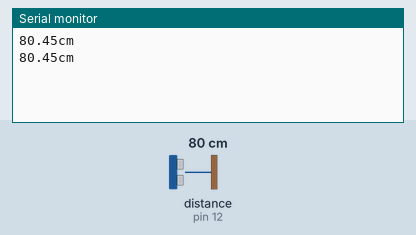
A sketch run on a simulated Arduino Uno, built with avr-gcc and run on an emulated ATmega328P. Shown: the last lines printed to the serial monitor. Wiring (inferred from the names in the program): ultrasonic range finder: trigger pin 13; echo pin 12. Inputs (shaded band) come from the test bench; at power-on: distance to the obstacle (sensor on pin 12) 80 cm. The echo pulse lasts 58.3 µs per cm.

Above: at 1.8 s.
1.9 s: distance to the obstacle (sensor on pin 12) set to 2 cm
At 2.8 s:
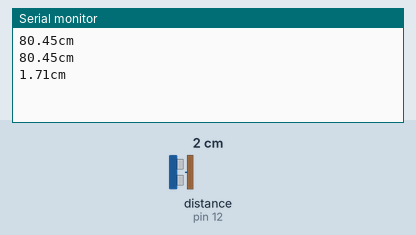
3.4 s: distance to the obstacle (sensor on pin 12) set to 4 cm
At 4.8 s:
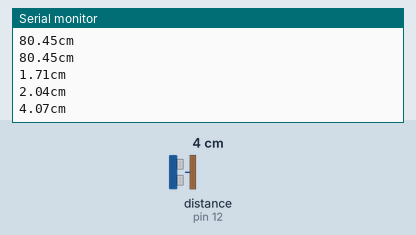
Timing chart, 0 to 6.4 s (numbered marks = the images above; inputs shaded):
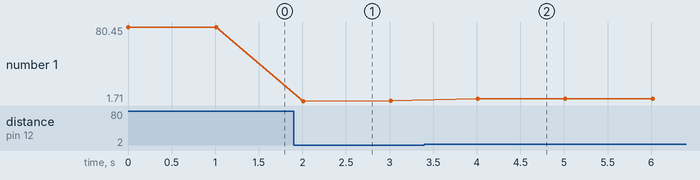

Measured:
- after the input at 1.9 s, the serial monitor: prints a new line after 0.11 s (image 1)
- after the input at 3.4 s, the serial monitor: prints a new line after 0.61 s (image 2)
- plotted number 1: 80.45 → 2.04 after the input at 1.9 s, 2.04 → 4.07 after the input at 3.4 s

The sketch:

ArduinoUNO_HC_SR04.ino
```cpp
#define trigPin 13
#define echoPin 12


void setup() {
	Serial.begin(9600);
	pinMode(trigPin, OUTPUT);
	pinMode(echoPin, INPUT);
}

void loop() {
	digitalWrite(trigPin, LOW);
	delayMicroseconds(2);
	digitalWrite(trigPin, HIGH);
	delayMicroseconds(10);
	digitalWrite(trigPin, LOW);
	// Spoèítá vzdálenost
	float distance = pulseIn(echoPin, HIGH);
	distance = distance*0.017315f;

	// ode le informace na sérivý port
	Serial.print(distance);
	Serial.print("cm\n");
	//poèká 1 sekundu
	delay(1000);

}
```
